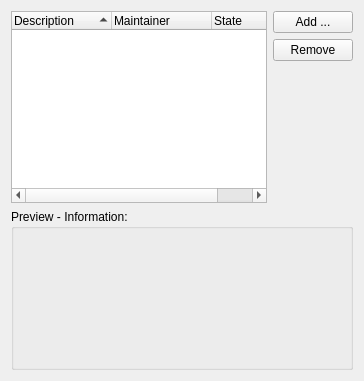
           <widget class="QWidget" name="tab_3">
            <attribute name="title">
             <string>Game Table</string>
            </attribute>
            <layout class="QGridLayout" name="gridLayout_13">
             <item row="1" column="0" colspan="2">
              <widget class="QGroupBox" name="groupBox_13">
               <property name="title">
                <string>Preview - Information:</string>
               </property>
               <layout class="QGridLayout" name="gridLayout_15">
                <item row="0" column="0">
                 <widget class="QLabel" name="label_gameTableStylePreview">
                  <property name="minimumSize">
                   <size>
                    <width>160</width>
                    <height>120</height>
                   </size>
                  </property>
                  <property name="maximumSize">
                   <size>
                    <width>160</width>
                    <height>120</height>
                   </size>
                  </property>
                  <property name="text">
                   <string/>
                  </property>
                 </widget>
                </item>
                <item row="0" column="1">
                 <widget class="QLabel" name="label_gameTableStyleInfo">
                  <property name="text">
                   <string/>
                  </property>
                  <property name="textFormat">
                   <enum>Qt::RichText</enum>
                  </property>
                  <property name="alignment">
                   <set>Qt::AlignLeading|Qt::AlignLeft|Qt::AlignTop</set>
                  </property>
                 </widget>
                </item>
               </layout>
              </widget>
             </item>
             <item row="0" column="1">
              <layout class="QVBoxLayout" name="verticalLayout">
               <item>
                <widget class="QPushButton" name="pushButton_addGameTableStyle">
                 <property name="text">
                  <string>Add ...</string>
                 </property>
                </widget>
               </item>
               <item>
                <widget class="QPushButton" name="pushButton_removeGameTableStyle">
                 <property name="text">
                  <string>Remove</string>
                 </property>
                </widget>
               </item>
               <item>
                <spacer name="verticalSpacer_3">
                 <property name="orientation">
                  <enum>Qt::Vertical</enum>
                 </property>
                 <property name="sizeHint" stdset="0">
                  <size>
                   <width>20</width>
                   <height>17</height>
                  </size>
                 </property>
                </spacer>
               </item>
              </layout>
             </item>
             <item row="0" column="0">
              <widget class="QTreeWidget" name="treeWidget_gameTableStyles">
               <property name="indentation">
                <number>5</number>
               </property>
               <property name="rootIsDecorated">
                <bool>false</bool>
               </property>
               <property name="itemsExpandable">
                <bool>false</bool>
               </property>
               <property name="sortingEnabled">
                <bool>true</bool>
               </property>
               <property name="allColumnsShowFocus">
                <bool>true</bool>
               </property>
               <property name="columnCount">
                <number>3</number>
               </property>
               <attribute name="headerCascadingSectionResizes">
                <bool>false</bool>
               </attribute>
               <attribute name="headerShowSortIndicator" stdset="0">
                <bool>true</bool>
               </attribute>
               <column>
                <property name="text">
                 <string>Description</string>
                </property>
               </column>
               <column>
                <property name="text">
                 <string>Maintainer</string>
                </property>
               </column>
               <column>
                <property name="text">
                 <string>State</string>
                </property>
               </column>
              </widget>
             </item>
            </layout>
           </widget>
